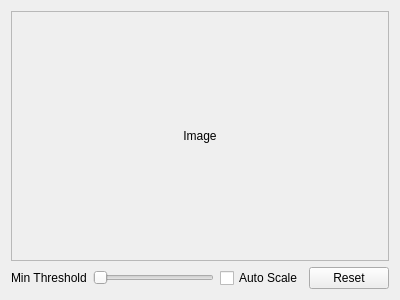
<?xml version="1.0" encoding="UTF-8"?>
<ui version="4.0">
 <class>CannyEdgeDetector</class>
 <widget class="QWidget" name="CannyEdgeDetector">
  <property name="windowModality">
   <enum>Qt::ApplicationModal</enum>
  </property>
  <property name="geometry">
   <rect>
    <x>0</x>
    <y>0</y>
    <width>400</width>
    <height>300</height>
   </rect>
  </property>
  <property name="windowTitle">
   <string>Canny Edge Detector</string>
  </property>
  <layout class="QGridLayout" name="gridLayout_2">
   <item row="0" column="0">
    <widget class="QScrollArea" name="imageScrollArea">
     <property name="widgetResizable">
      <bool>true</bool>
     </property>
     <widget class="QWidget" name="scrollAreaWidgetContents">
      <property name="geometry">
       <rect>
        <x>0</x>
        <y>0</y>
        <width>380</width>
        <height>249</height>
       </rect>
      </property>
      <layout class="QGridLayout" name="gridLayout">
       <item row="0" column="0">
        <widget class="QLabel" name="image">
         <property name="text">
          <string>Image</string>
         </property>
         <property name="alignment">
          <set>Qt::AlignCenter</set>
         </property>
        </widget>
       </item>
      </layout>
     </widget>
    </widget>
   </item>
   <item row="1" column="0">
    <layout class="QHBoxLayout" name="horizontalLayout">
     <item>
      <widget class="QLabel" name="minThres">
       <property name="text">
        <string>Min Threshold</string>
       </property>
      </widget>
     </item>
     <item>
      <widget class="QSlider" name="minThresSlider">
       <property name="minimum">
        <number>1</number>
       </property>
       <property name="maximum">
        <number>100</number>
       </property>
       <property name="orientation">
        <enum>Qt::Horizontal</enum>
       </property>
      </widget>
     </item>
     <item>
      <widget class="QCheckBox" name="checkBox">
       <property name="text">
        <string>Auto Scale</string>
       </property>
      </widget>
     </item>
     <item>
      <widget class="QPushButton" name="resetButton">
       <property name="text">
        <string>Reset</string>
       </property>
      </widget>
     </item>
    </layout>
   </item>
  </layout>
 </widget>
 <resources/>
 <connections/>
</ui>
